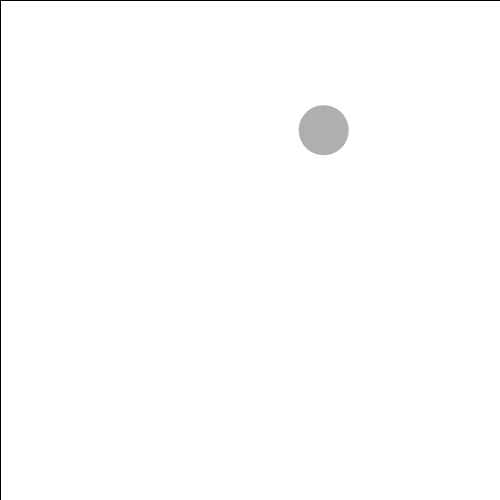
Frame 1 (no input)
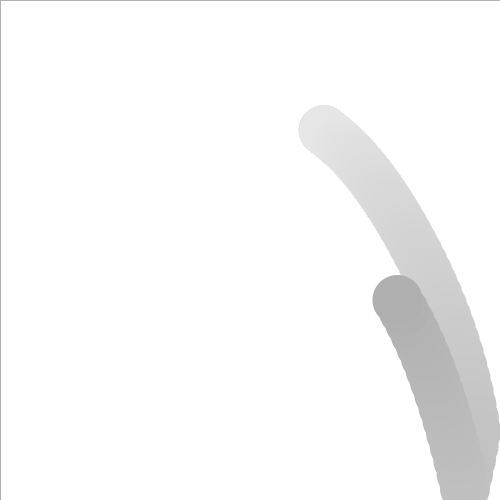
Frame 60 (the mouse pressed at the canvas centre just before this capture)
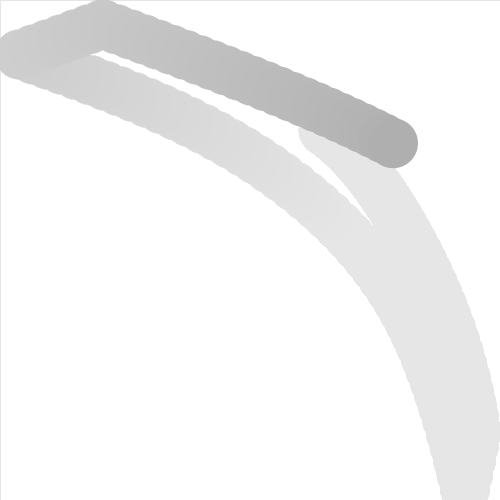
Frame 120 (the mouse held since frame 60 and released just before this capture)

The Processing sketch that drew these frames (run headless with seeded random() and noise(); from frame 60 on, the mouse is pressed at the canvas centre):

// Processing sketch: NOC_ChapterII_Forces_HeliumBalloon_Ex2_1
// ── NOC_ChapterII_Forces_HeliumBalloon_Ex2_1.pde
Mover mover;
float x,y;
float tx = 0;
float ty = 10000;
float incrementX = 0.01;
float incrementY = 0.01;

void setup(){
 size(500,500);
 background(255);
 smooth();
 mover = new Mover();
 
}

void draw(){
  
  //background(255);
  fill(255,5);
  rect(0,0,width,height);
  PVector gravity = new PVector(0,0);
  mover.applyForce(gravity);
  
  float noiseVarX = noise(tx);
  float noiseVarY = noise(ty);
  x = map(noiseVarX,0,1,-2,2);
  y = map(noiseVarY,0,1,-1,1);
  PVector wind = new PVector(x,y);
  mover.applyForce(wind);
  println(x);
  
  tx = tx + incrementX;
  ty = ty + incrementY;
 
  mover.update();
  mover.checkEdges();
  mover.display();
  
//Wind based on Perlin Noise:

  

  
}

// ── Mover.pde
class Mover{
 PVector location;
 PVector velocity;
 PVector acceleration; 
 Mover(){
   location = new PVector(random(width),random(height));
   velocity = new PVector(0,0);
   acceleration = new PVector(0,0);

 }
 
 
 void applyForce(PVector force){
  
   //force.sub(location); 
   //force.setMag(0.5);
   //acceleration = PVector.random2D();
   acceleration.add(force);
   
 }
 void update(){

   //println(acceleration);
   velocity.add(acceleration);
   location.add(velocity); 
   velocity.limit(15);
   acceleration.mult(0);
 }
 
 void display(){
  stroke(0);
  noStroke();
  fill(175);
  ellipse(location.x, location.y, 50,50);
  
 }
 
 void checkEdges(){
  if (location.x+25 >= width || location.x-25 <= 0){
    velocity.x = velocity.x*-1;
  }
  if (location.y+25 >= height || location.y-25 <= 0){
    velocity.y = velocity.y*-1;
  }
  
 }
 
}
